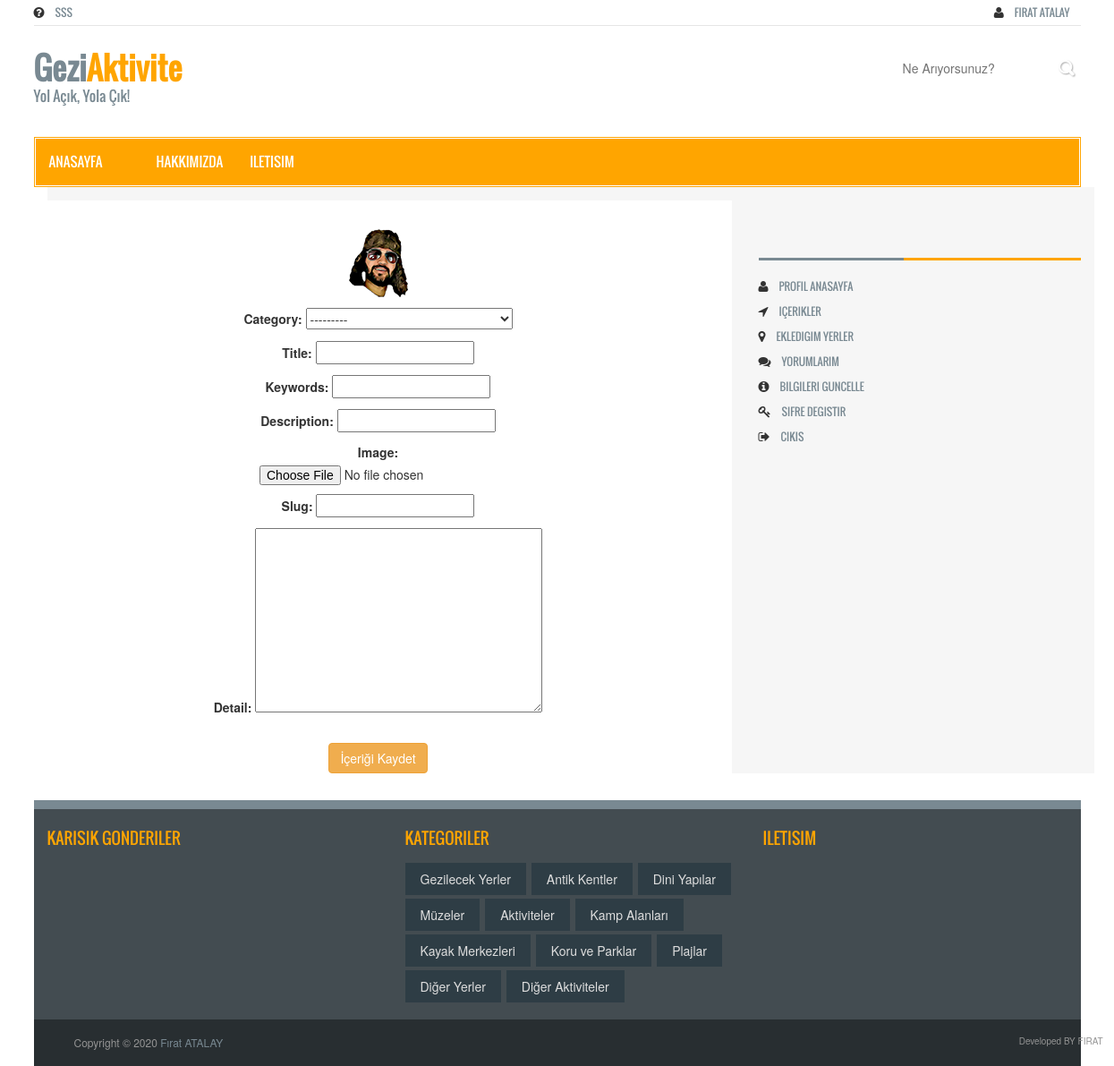
Before: /user/addplace/ (signed in) with the older database file.
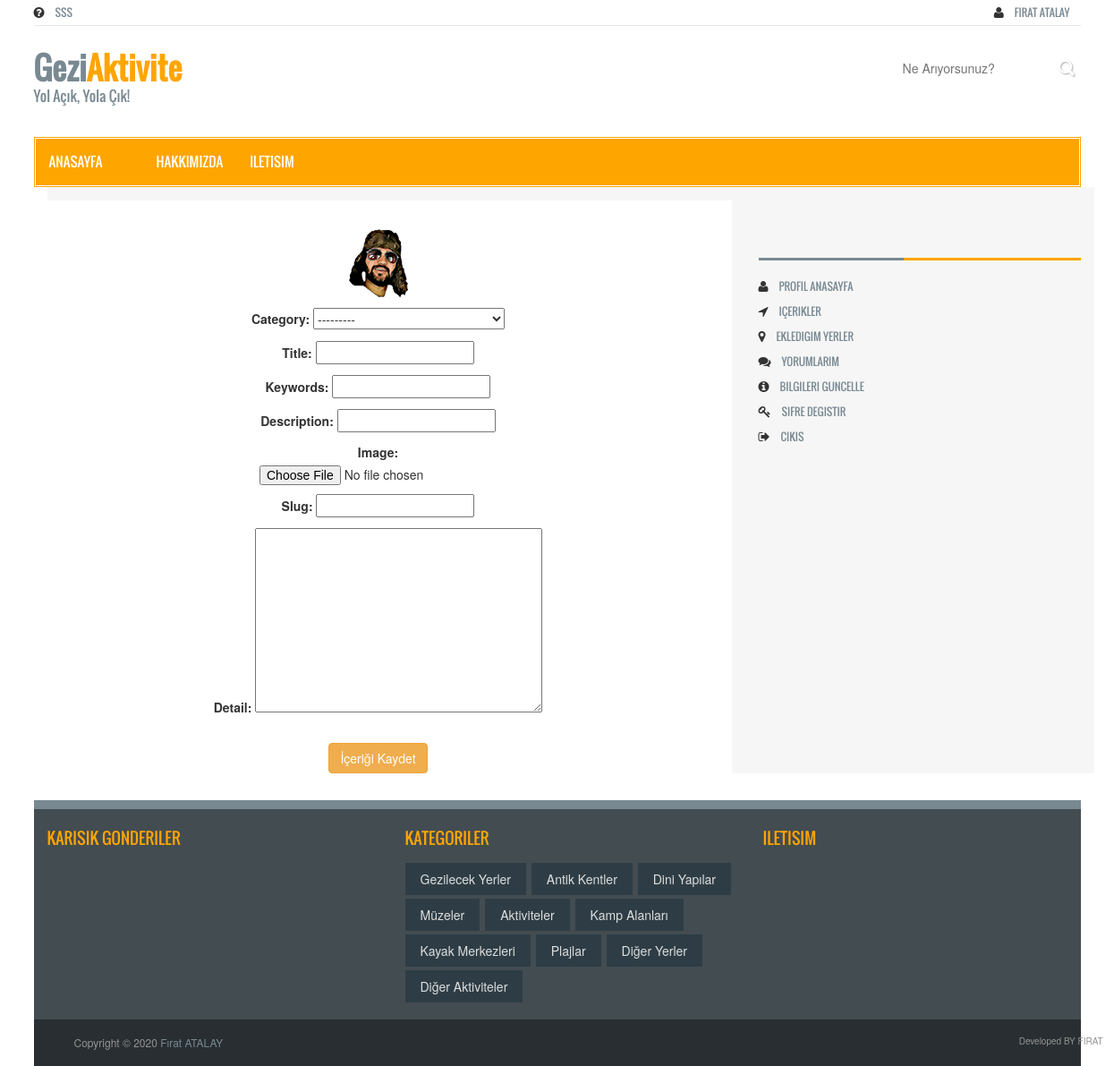
After: the same page with the newer database file.
### place/models.py (models this page shows, shortened)
class Category(MPTTModel):
    STATUS = (
        ('true','Evet'),
        ('false','Hayır'),
    )
    title = models.CharField(max_length=50)
    descriptions = models.CharField(max_length=255)
    keywords = models.CharField(max_length=255)
    image = models.ImageField(blank=True,upload_to='images/')
    status = models.CharField(max_length=10, choices=STATUS)
    slug = models.SlugField(null=False, unique=True)
    parent = TreeForeignKey('self', blank=True, null=True, related_name='children', on_delete=models.CASCADE)
    create_at = models.DateTimeField(auto_now_add=True)
    update_at = models.DateTimeField(auto_now=True)
    class MPTTMeta:
        order_insertion_by = ['title']
    def __str__(self):
        full_path = [self.title]
        k = self.parent
        while k is not None:
            full_path.append(k.title)
            k = k.parent
        return ' | '.join(full_path[::-1])
    def image_tag(self):
        return mark_safe('<img src="{}" height="50"/>'.format(self.image.url))
    image_tag.short_description = 'Image'

### user/views.py (the view)
# urls.py: path('addplace/', views.addplace, name='addplace'),
@login_required(login_url='/login')
def addplace(request):
    if request.method == 'POST':
        form = PlaceForm(request.POST, request.FILES)
        if form.is_valid():
            current_user = request.user
            data = Place()
            data.user_id = current_user.id
            data.title = form.cleaned_data['title']
            data.keywords = form.cleaned_data['keywords']
            data.description = form.cleaned_data['description']
            data.image = form.cleaned_data['image']
            data.category = form.cleaned_data['category']
            data.slug = form.cleaned_data['slug']
            data.detail = form.cleaned_data['detail']
            data.status = 'False'
            data.save()
            messages.success(request, 'Gönderiniz başarıyla kaydoldu.')
            return HttpResponseRedirect('/user/places')
        else:
            messages.warning(request, 'Content Form Error' + str(form.errors))
            return HttpResponseRedirect('/user/addplace')
    else:
        category = Category.objects.all()
        menu = Menu.objects.all()
        form = PlaceForm()
        context = {
            'menu': menu,
            'category': category,
            'form': form,
        }
        return render(request, 'user_addplaces.html', context)

### place/models.py
class PlaceForm(ModelForm):
    class Meta:
        model = Place
        fields = ['category', 'title', 'keywords',
                  'description', 'image', 'slug', 'detail']

### user/templates/user_addplaces.html (shortened to what this page needs)
{% extends "homebase.html" %}
{% block head %}
    {% load static %}
{% endblock %}
{% block navbar %} {% include 'navbar.html' %}{% endblock %}
{% block content %}
    <div class="container">
        <section id="mainContent">
            <div class="content_bottom">
                <div class="col-lg-8 col-md-8">
                    <div class="content_bottom_left">
                        <br>
                        <center>
                            <div class="media">
                                <img src="{{ user.userprofile.image.url }}" style="border-radius: 54px">
                            </div>
                            <form method="POST" enctype="multipart/form-data">
                                <fieldset class="form-group">
                                    {{ form.as_p }}
                                </fieldset>
                                <button class="btn btn-warning" type="submit">İçeriği Kaydet</button>
                            </form>
                        </center>
                    </div>
                </div>
                <div class="col-lg-4 col-md-4">
                    <div class="content_bottom_right">
                        {% include 'userpanel.html' %}
                    </div>
                </div>
            </div>
        </section>
    </div>
{% endblock %}

### home/templates/footer.html (shortened to what this page needs)
<footer id="footer">
    <div class="footer_top">
        <div class="container">
            <div class="row">
                <div class="col-lg-4 col-md-4 col-sm-4">
                    <div class="single_footer_top wow fadeInLeft">
                        <h2>Karısık Gonderiler</h2>
                            {% load static %}
                    </div>
                </div>
                <div class="col-lg-4 col-md-4 col-sm-4">
                    <div class="single_footer_top wow fadeInDown">
                        <h2>Kategoriler</h2>
                        <ul class="labels_nav">
                            {% for rs in category  %}
                                <li><a href="/category/{{ rs.id }}/{{ rs.slug }}">{{ rs.title }}</a></li>
                            {% endfor %}
                        </ul>
                    </div>
                </div>
                <div class="col-lg-4 col-md-4 col-sm-4">
                    <div class="single_footer_top wow fadeInRight">
                        <h2>ILETISIM</h2>
                    </div>
                </div>
            </div>
        </div>
    </div>
    <div class="footer_bottom">
        <div class="container">
            <div class="row">
                <div class="col-lg-6 col-md-6 col-sm-6 col-xs-12">
                    <div class="footer_bottom_left">
                        <p>Copyright &copy; 2020 <a href="">Fırat ATALAY</a></p>
                    </div>
                </div>
                <div class="col-lg-6 col-md-6 col-sm-6 col-xs-12">
                    <div class="footer_bottom_right">
                        <p>Developed BY FIRAT</p>
                    </div>
                </div>
            </div>
        </div>
    </div>
</footer>
{% load static %}
<link rel="stylesheet" href="http://code.jquery.com/ui/1.8.18/themes/base/jquery-ui.css" type="text/css" media="all" />
</body>
</html>

Changed rows visible on the page:
removed Category: title "Koru ve Parklar"
